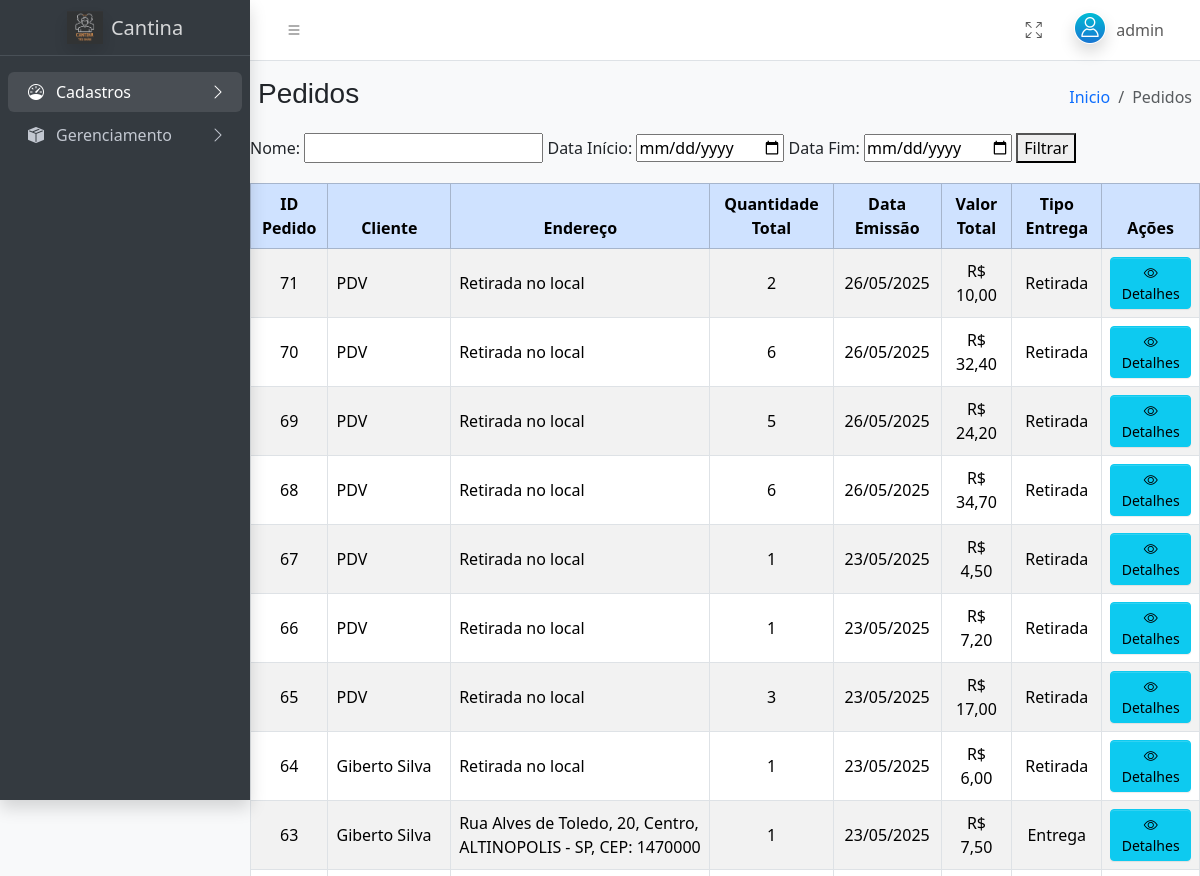
Page /admin/admin.php?pg=Pedidos (signed in, upper part) on the earlier database version.
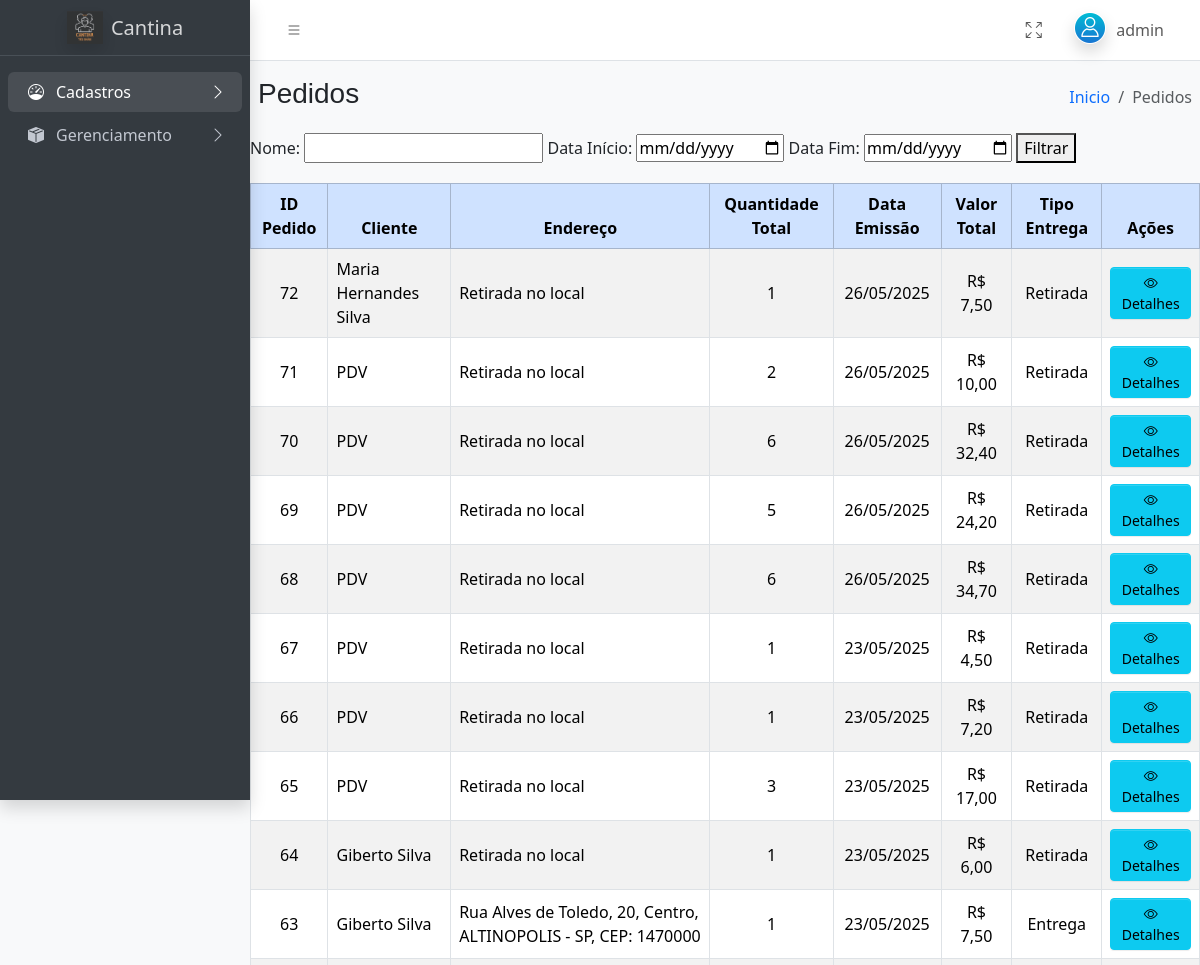
Same page on the later database version.
### tables this page shows
CREATE TABLE IF NOT EXISTS `tb_pedidos` (
  `id` int(11) NOT NULL AUTO_INCREMENT,
  `id_cliente` int(11) DEFAULT NULL,
  `id_endereco` int(11) DEFAULT NULL,
  `emissao` datetime NOT NULL,
  `valor_total` decimal(10,2) NOT NULL DEFAULT 0.00,
  `tipo_entrega` varchar(20) NOT NULL,
  `tipo_pedido` enum('PDV','WEB') NOT NULL DEFAULT 'WEB',
  `metodo_pagamento` enum('DINHEIRO','CARTAO','PIX','ONLINE') NOT NULL DEFAULT 'ONLINE',
  PRIMARY KEY (`id`),
  KEY `id_cliente` (`id_cliente`),
  KEY `id_endereco` (`id_endereco`)
);

CREATE TABLE IF NOT EXISTS `tb_clientes` (
  `id` int(11) NOT NULL AUTO_INCREMENT,
  `nome` varchar(100) NOT NULL,
  `cnpj_cpf` varchar(20) NOT NULL,
  `email` varchar(200) NOT NULL,
  `telefone` varchar(20) NOT NULL,
  `senha` varchar(32) NOT NULL,
  PRIMARY KEY (`id`),
  UNIQUE KEY `cnpj_cpf` (`cnpj_cpf`),
  UNIQUE KEY `telefone` (`telefone`)
);

CREATE TABLE IF NOT EXISTS `tb_cliente_endereco` (
  `id` int(11) NOT NULL AUTO_INCREMENT,
  `id_cliente` int(11) NOT NULL,
  `descricao` varchar(100) NOT NULL,
  `endereco` varchar(100) NOT NULL,
  `numero` varchar(15) NOT NULL,
  `bairro` varchar(100) NOT NULL,
  `complemento` varchar(200) DEFAULT NULL,
  `cep` varchar(10) NOT NULL,
  `id_cidade` int(11) NOT NULL,
  PRIMARY KEY (`id`),
  KEY `id_cliente` (`id_cliente`)
);

CREATE TABLE IF NOT EXISTS `tb_cidades` (
  `codigo_estado` int(11) NOT NULL,
  `sigla_estado` varchar(2) NOT NULL,
  `nome_estado` varchar(120) NOT NULL,
  `codigo_cidade` int(11) NOT NULL,
  `nome_cidade` varchar(120) NOT NULL,
  PRIMARY KEY (`codigo_cidade`)
);

### includes/consulta_pedido_admin.php (called while the page is built, shortened)
<?php
include('conexao.php');
$mostrar_detalhes = isset($_GET['pg']) && $_GET['pg'] === 'detalhes' && isset($_GET['id_pedido']);
if (!$mostrar_detalhes) {
    $query = "
        SELECT
            p.id AS id_pedido,
            c.nome AS cliente,
            p.emissao,
            p.valor_total,
            p.tipo_entrega,
            p.tipo_pedido,
            e.endereco,
            e.numero,
            e.bairro,
            e.cep,
            cid.nome_cidade,
            cid.sigla_estado,
            SUM(pi.qtd) AS quantidade_total
        FROM tb_pedidos p
        LEFT JOIN tb_clientes c ON p.id_cliente = c.id
        LEFT JOIN tb_cliente_endereco e ON p.id_endereco = e.id
        LEFT JOIN tb_cidades cid ON e.id_cidade = cid.codigo_cidade
        LEFT JOIN tb_pedidos_itens pi ON p.id = pi.id_pedidos
    ";
    $query .= "
        GROUP BY p.id, c.nome, p.emissao, p.valor_total, p.tipo_entrega, e.endereco, e.numero, e.bairro, e.cep, cid.nome_cidade, cid.sigla_estado
        ORDER BY p.emissao DESC
    ";
    $resultado = mysqli_query($conexao, $query);
}
?>

### admin/gerenciamento/pedidos_admin.php (the view, shortened to what this page needs)
<?php
include('../includes/consulta_pedido_admin.php');
?>
<form method="get" action="" style="margin-bottom: 20px;">
    <label for="nome">Nome:</label>
    <input type="text" name="nome" id="nome">
    <label for="data_inicio">Data Início:</label>
    <input type="date" name="data_inicio" id="data_inicio">
    <label for="data_fim">Data Fim:</label>
    <input type="date" name="data_fim" id="data_fim">
    <button type="submit">Filtrar</button>
</form>
<div class="table-responsive">
    <table class="table table-striped table-hover table-bordered align-middle">
        <thead class="table-primary">
            <tr>
                <th class="text-center">ID Pedido</th>
                <th class="text-center">Cliente</th>
                <th class="text-center">Endereço</th>
                <th class="text-center">Quantidade Total</th>
                <th class="text-center">Data Emissão</th>
                <th class="text-center">Valor Total</th>
                <th class="text-center">Tipo Entrega</th>
                <th class="text-center">Ações</th>
            </tr>
        </thead>
        <tbody>
            <?php if (mysqli_num_rows($resultado) > 0): ?>
                <?php while ($row = mysqli_fetch_assoc($resultado)): ?>
                    <tr>
                        <td class="text-center"><?php echo htmlspecialchars($row['id_pedido']); ?></td>
                        <td><?php echo htmlspecialchars($row['cliente'] ?? "PDV"); ?></td>
                        <td>
                            <?php
                            if ($row['tipo_entrega'] === 'entrega' && $row['endereco']) {
                                echo htmlspecialchars(
                                    $row['endereco'] . ', ' .
                                        $row['numero'] . ', ' .
                                        $row['bairro'] . ', ' .
                                        $row['nome_cidade'] . ' - ' .
                                        $row['sigla_estado'] . ', CEP: ' .
                                        $row['cep']
                                );
                            } else {
                                echo 'Retirada no local';
                            }
                            ?>
                        </td>
                        <td class="text-center"><?php echo htmlspecialchars($row['quantidade_total'] ?? 0); ?></td>
                        <td class="text-center"><?php echo date('d/m/Y', strtotime($row['emissao'])); ?></td>
                        <td class="text-center">R$ <?php echo number_format($row['valor_total'], 2, ',', '.'); ?></td>
                        <td class="text-center"><?php echo htmlspecialchars($row['tipo_entrega'] === 'entrega' ? 'Entrega' : 'Retirada'); ?></td>
                        <td class="text-center">
                            <a href="?pg=Detalhes&id=<?php echo $row['id_pedido']; ?>" class="btn btn-info btn-sm">
                                <i class="bi bi-eye"></i> Detalhes
                            </a>
                        </td>
                    </tr>
                <?php endwhile; ?>
            <?php else: ?>
                <tr>
                    <td colspan="8" class="text-center">Nenhum pedido encontrado.</td>
                </tr>
            <?php endif; ?>
        </tbody>
    </table>
</div>

### admin/admin.php (shortened to what this page needs)
<!doctype html>
<html lang="pt-br">
<head>
  <link
    rel="stylesheet"
    href="https://cdn.jsdelivr.net/npm/@fontsource/source-sans-3@5.0.12/index.css"
 />
  <link
    rel="stylesheet"
    href="https://cdn.jsdelivr.net/npm/overlayscrollbars@2.10.1/styles/overlayscrollbars.min.css"
 />
  <link
    rel="stylesheet"
    href="https://cdn.jsdelivr.net/npm/bootstrap-icons@1.11.3/font/bootstrap-icons.min.css"
 />
  <link rel="stylesheet" href="../css/adminlte.css" />
  <link rel="stylesheet" href="../css/inicio.css" />
  <link rel="stylesheet" href="../css/navbar.css" />
  <link
    rel="stylesheet"
    href="https://cdn.jsdelivr.net/npm/apexcharts@3.37.1/dist/apexcharts.css"
 />
  <link
    rel="stylesheet"
    href="https://cdn.jsdelivr.net/npm/jsvectormap@1.5.3/dist/css/jsvectormap.min.css"
 />
</head>
<body class="layout-fixed sidebar-expand-lg bg-body-tertiary">
  <div class="app-wrapper">
    <nav class="app-header navbar navbar-expand bg-body">
      <div class="container-fluid">
        <ul class="navbar-nav">
          <li class="nav-item">
            <a class="nav-link" data-lte-toggle="sidebar" href="#" role="button">
              <i class="bi bi-list"></i>
            </a>
          </li>
        </ul>
        <ul class="navbar-nav ms-auto">
          <li class="nav-item">
            <a class="nav-link" href="#" data-lte-toggle="fullscreen">
              <i data-lte-icon="maximize" class="bi bi-arrows-fullscreen"></i>
            </a>
          </li>
          <li class="nav-item dropdown user-menu">
            <a href="#" class="nav-link dropdown-toggle" data-bs-toggle="dropdown">
              <img
                src="../assets/img/avatar.png"
                class="user-image rounded-circle shadow"
                alt="User Image" />
              <span class="d-none d-md-inline">
                <?php
                if (isset($_SESSION['usuario']['nome'])) {
                  echo htmlspecialchars($_SESSION['usuario']['nome']);
                } else {
                  echo 'Usuário';
                }
                ?>
              </span>
            </a>
          </li>
        </ul>
      </div>
    </nav>
    <aside class="app-sidebar bg-body-secondary shadow" data-bs-theme="dark">
      <div class="sidebar-brand">
        <a href="index.php" class="brand-link">
          <img
            src="../imgs/logo_copia01.png"
            alt=" Cantina Logo"
            class="brand-image opacity-75 shadow" />
          <span class="brand-text fw-light">Cantina</span>
        </a>
      </div>
      <div class="sidebar-wrapper">
        <nav class="mt-2">
          <ul
            class="nav sidebar-menu flex-column"
            data-lte-toggle="treeview"
            role="menu"
            data-accordion="false">
            <li class="nav-item">
              <a href="#" class="nav-link active">
                <i class="nav-icon bi bi-speedometer"></i>
                <p>
                  Cadastros
                </p>
              </a>
            </li>
            <li class="nav-item">
              <a href="#" class="nav-link">
                <i class="nav-icon bi bi-box-seam-fill"></i>
                <p>
                  Gerenciamento
                </p>
              </a>
            </li>
          </ul>
        </nav>
      </div>
    </aside>
    <main class="app-main">
      <div class="app-content-header">
        <div class="container-fluid">
          <div class="row">
            <?php
            if (isset($_GET["pg"])) {
              $paginaAtual = $_GET["pg"];
            } else {
              $paginaAtual = 'Dashboard';
            }
            ?>
            <div class="col-sm-6">
              <h3 class="mb-0"><?php echo htmlspecialchars($paginaAtual); ?></h3>
            </div>
            <div class="col-sm-6">
              <ol class="breadcrumb float-sm-end">
                <li class="breadcrumb-item"><a href="admin.php">Inicio</a></li>
                <li class="breadcrumb-item active" aria-current="page"><?php echo htmlspecialchars($paginaAtual); ?></li>
              </ol>
            </div>
          </div>
        </div>
      </div>
      <?php
      if (isset($_GET["pg"])) {
        switch ($_GET["pg"]) {
          case "Pedidos":
            $incluir = "gerenciamento/pedidos_admin.php";
            break;
        }
        include($incluir);
      } else {
        include("cards.php");
        include("gerenciamento/pdv.php");
      }
      ?>
    </main>
  </div>
</body>
</html>

### css/navbar.css (style rules this page uses)
.navbar { background-color: rgba(0, 0, 0, 0.791); color: white; padding: 10px 20px; display: flex; flex-direction: column; align-items: stretch; }

Differences in the rows shown:
added tb_pedidos: id "72", id_cliente.nome "Maria Hernandes Silva", shows "Retirada no local", quantidade_total "1", emissao "26/05/2025", valor_total "7,50", tipo_entrega "Retirada"
